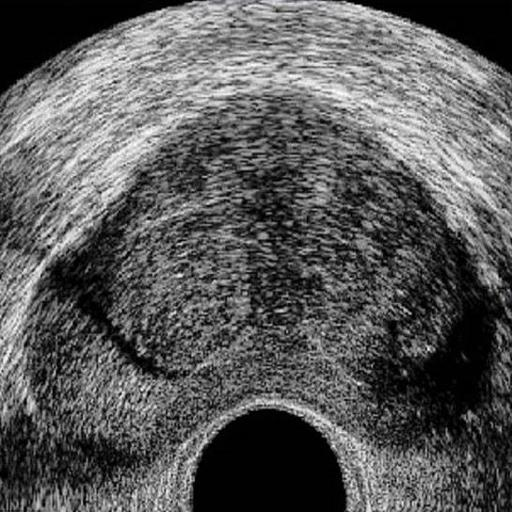
#> input picture imageenhancement/pics/standardprostate.jpg, 512 x 512 px, found by its file name; the run also reads 1 picture not shown here
$ python homofilter.py
#> lines starting #> are read from the running program, lines starting #| are printed output that depends on the picture
### imageenhancement/code/evo.py
#tf.image.psnr(tf_img1, tf_img2, max_val=255)
from PIL import Image
import numpy as np
import cv2
import math

image1 = cv2.imread('standardprostate.jpg',0)
#> image1: shape (512, 512); min 0, max 255, mean 90.3
img1 = np.array(image1)
image2 = cv2.imread('mix0.1.jpg',0)
img2 = np.array(image2)


# [8 lines left out: function psnr, not called in this run]

def mse(img1,img2):
    mse = np.mean((img1-img2)**2)
    return mse

# [20 lines left out: function entropy, not called in this run]

# [4 lines that do not run on import are left out]

### imageenhancement/code/homofilter.py
import cv2
import numpy as np
import evo

#网上没找到现成的同态滤波器的包，所以自定义实现同态滤波器

#####################################################################
#############        自定义同态滤波器函数      ################r1-亮度
#####################################################################
def homomorphic_filter(src,d0=70,c=0.1,rh=2.2,h=2.2,r1=0.7,l=0.7):
    #d0 截止频率，越大图像越亮
    #r1 低频增益,取值在0和1之间
    #rh 高频增益,需要大于1
    #c 锐化系数
    #图像灰度化处理

#> called with d0 = 70, c = 0.1, rh = 2.2, h = 2.2, r1 = 0.7, l = 0.7
    gray = src.copy()

    if len(src.shape) > 2:#维度>2
        gray = cv2.cvtColor(src, cv2.COLOR_BGR2GRAY)

    #图像格式处理
    gray = np.float64(gray)

    #设置数据维度n
    rows, cols = gray.shape
#> rows = 512; cols = 512

    #傅里叶变换
    gray_fft = np.fft.fft2(gray)

    #将零频点移到频谱的中间，就是中间化处理
    gray_fftshift = np.fft.fftshift(gray_fft)

    #生成一个和gray_fftshift一样的全零数据结构
    dst_fftshift = np.zeros_like(gray_fftshift)

    #arange函数用于创建等差数组，分解f(x,y)=i(x,y)r(x,y)
    M, N = np.meshgrid(np.arange(-cols // 2, cols // 2), np.arange(-rows//2, rows//2))#注意，//就是除法

    #使用频率增强函数处理原函数（也就是处理原图像dst_fftshift）
    D = np.sqrt(M ** 2 + N ** 2)#**2是平方
    Z = (rh - r1) * (1 - np.exp(-c * (D ** 2 / d0 ** 2))) + r1#
    dst_fftshift = Z * gray_fftshift
    dst_fftshift = (h - l) * dst_fftshift + l

    #傅里叶反变换（之前是正变换，现在该反变换变回去了）
    dst_ifftshift = np.fft.ifftshift(dst_fftshift)
    dst_ifft = np.fft.ifft2(dst_ifftshift)

    #选取元素的实部
    dst = np.real(dst_ifft)
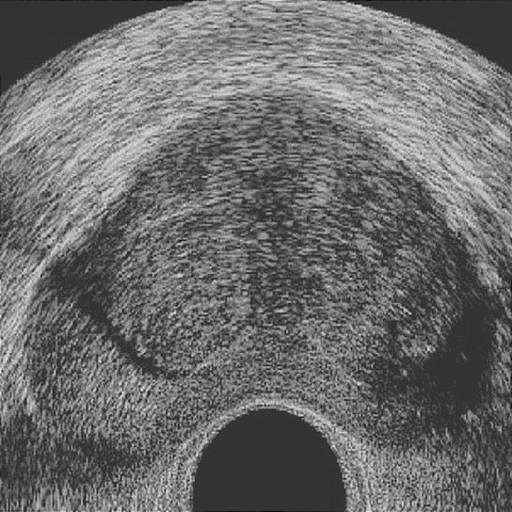
#> dst: shape (512, 512) float64; min -84.7, max 338.2, mean 94.8; drawn with min black and max white

    #dst中，比0小的都会变成0，比255大的都变成255
    #uint8是专门用于存储各种图像的（包括RGB，灰度图像等），范围是从0–255
    dst = np.uint8(np.clip(dst, 0, 255))
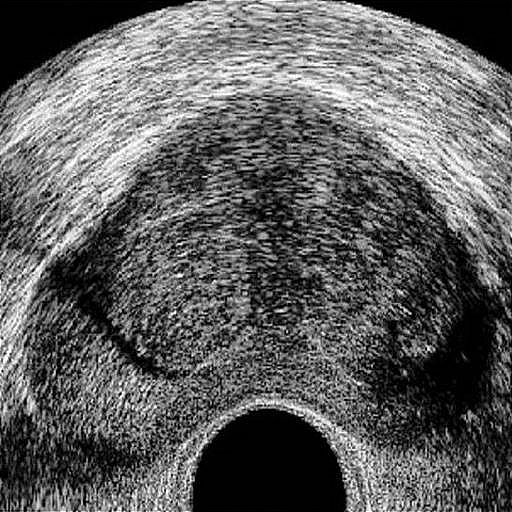
#> dst: shape (512, 512); min 0, max 255, mean 94.7
    return dst
#自定义函数完毕

#########################################################
################       主函数开始         ################
#########################################################

img = cv2.imread('standardprostate.jpg',0)
#将图片执行同态滤波器
img_new = homomorphic_filter(img)
cv2.imwrite("sptongtai.jpg", img_new)
def excel(n):
    n=200
    re=[[0]*3 for i in range(n) ]#创建一个二维列表
    for i in range(n):
        img_new = homomorphic_filter(img,i)
        re[i][0]=evo.psnr(img,img_new)
        re[i][1]=evo.mse(img,img_new)
        re[i][2]=evo.entropy(img_new)

    output=open('evostrengthen.xls','w',encoding='gbk')  #不需要事先创建一个excel表格，会自动生成，gbk为编码方式，支持中文，w代表write
    output.write('psnr\tmse\tentropy\n')
    for i in range(len(re)):
        for j in range(len(re[i])):
            output.write(str(re[i][j]))    #write函数不能写int类型的参数，所以使用str()转化
            output.write('\t')   #相当于Tab一下，换一个单元格
        output.write('\n')       #写完一行立马换行
    output.close()

#输入和输出合并在一起输出
result = np.hstack((img,img_new))
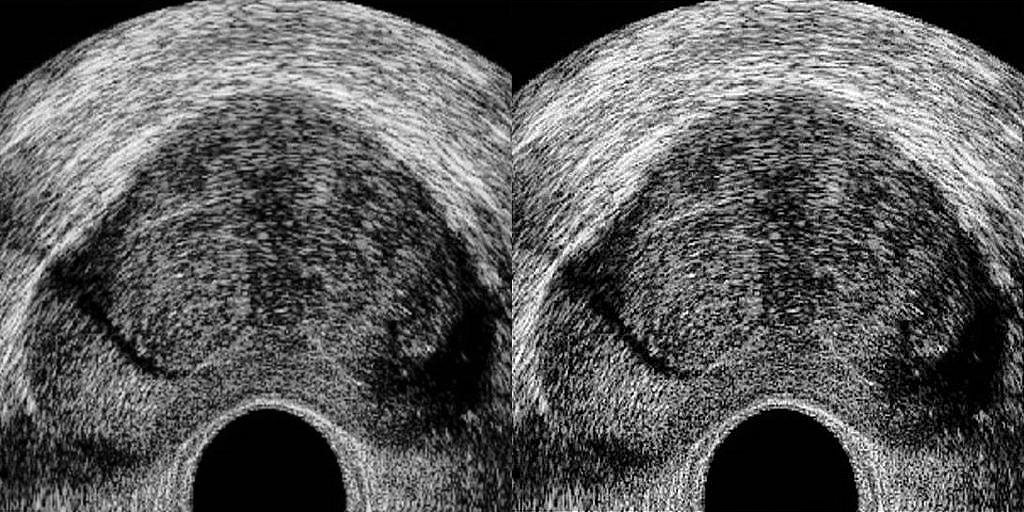
#> result: shape (512, 1024); min 0, max 255, mean 92.5
#打印
cv2.imshow('outputPicName',result)
cv2.waitKey()
cv2.destroyAllWindows()
